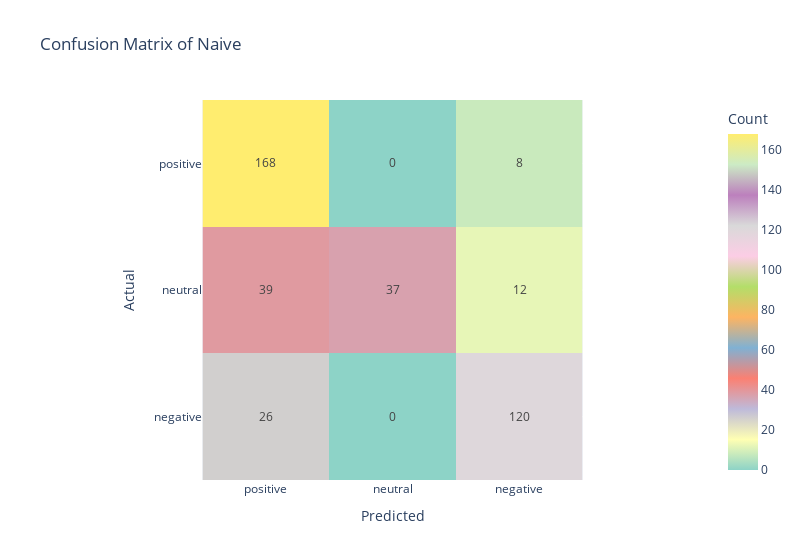

The notebook cell saved with this chart:
### Code cell
fig = px.imshow(confusion_mat_naive,
                labels=dict(x="Predicted", y="Actual", color="Count"),
                x=['positive', 'neutral', 'negative'],
                y=['positive', 'neutral', 'negative'],
                color_continuous_scale=px.colors.qualitative.Set3,
                title='Confusion Matrix of Naive',
                width=800)

fig.update_traces(text=confusion_mat_naive, texttemplate="%{z}")
fig.show()

### Figure 1 — Plotly figure (JSON) as saved in the notebook; plotly's stock layout.template omitted (floating-point values rounded to 4 significant figures)
{"data": [{"coloraxis": "coloraxis", "hovertemplate": "Predicted: %{x}<br>Actual: %{y}<br>Count: %{z}<extra></extra>", "name": "0", "text": [[168, 0, 8], [39, 37, 12], [26, 0, 120]], "texttemplate": "%{z}", "type": "heatmap", "x": ["positive", "neutral", "negative"], "xaxis": "x", "y": ["positive", "neutral", "negative"], "yaxis": "y", "z": [[168, 0, 8], [39, 37, 12], [26, 0, 120]]}], "layout": {"coloraxis": {"colorbar": {"title": {"text": "Count"}}, "colorscale": [[0, "rgb(141,211,199)"], [0.09091, "rgb(255,255,179)"], [0.1818, "rgb(190,186,218)"], [0.2727, "rgb(251,128,114)"], [0.3636, "rgb(128,177,211)"], [0.4545, "rgb(253,180,98)"], [0.5455, "rgb(179,222,105)"], [0.6364, "rgb(252,205,229)"], [0.7273, "rgb(217,217,217)"], [0.8182, "rgb(188,128,189)"], [0.9091, "rgb(204,235,197)"], [1, "rgb(255,237,111)"]]}, "title": {"text": "Confusion Matrix of Naive"}, "width": 800, "xaxis": {"anchor": "y", "constrain": "domain", "domain": [0, 1], "scaleanchor": "y", "title": {"text": "Predicted"}}, "yaxis": {"anchor": "x", "autorange": "reversed", "constrain": "domain", "domain": [0, 1], "title": {"text": "Actual"}}}}
